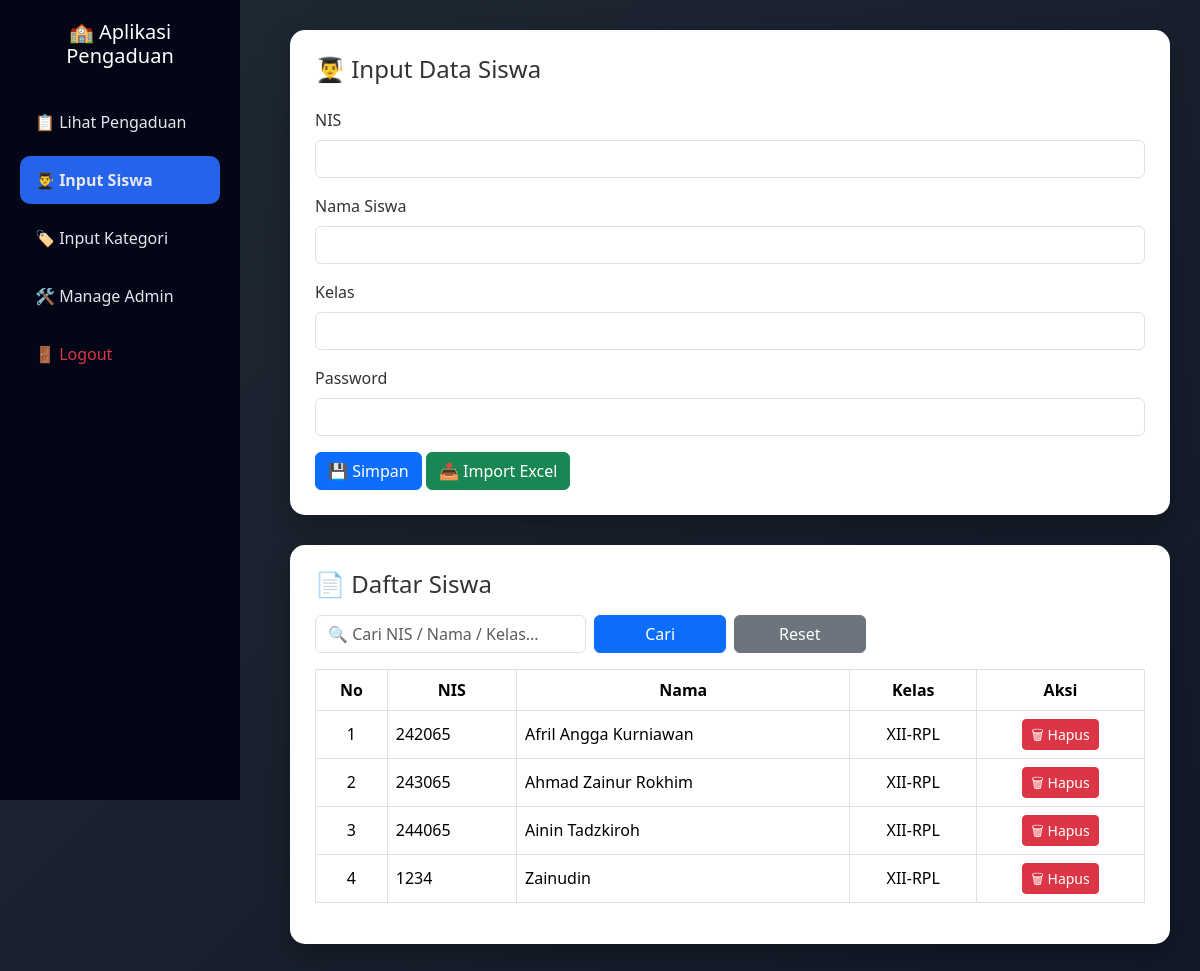
Page /input_siswa.php on the earlier database version.
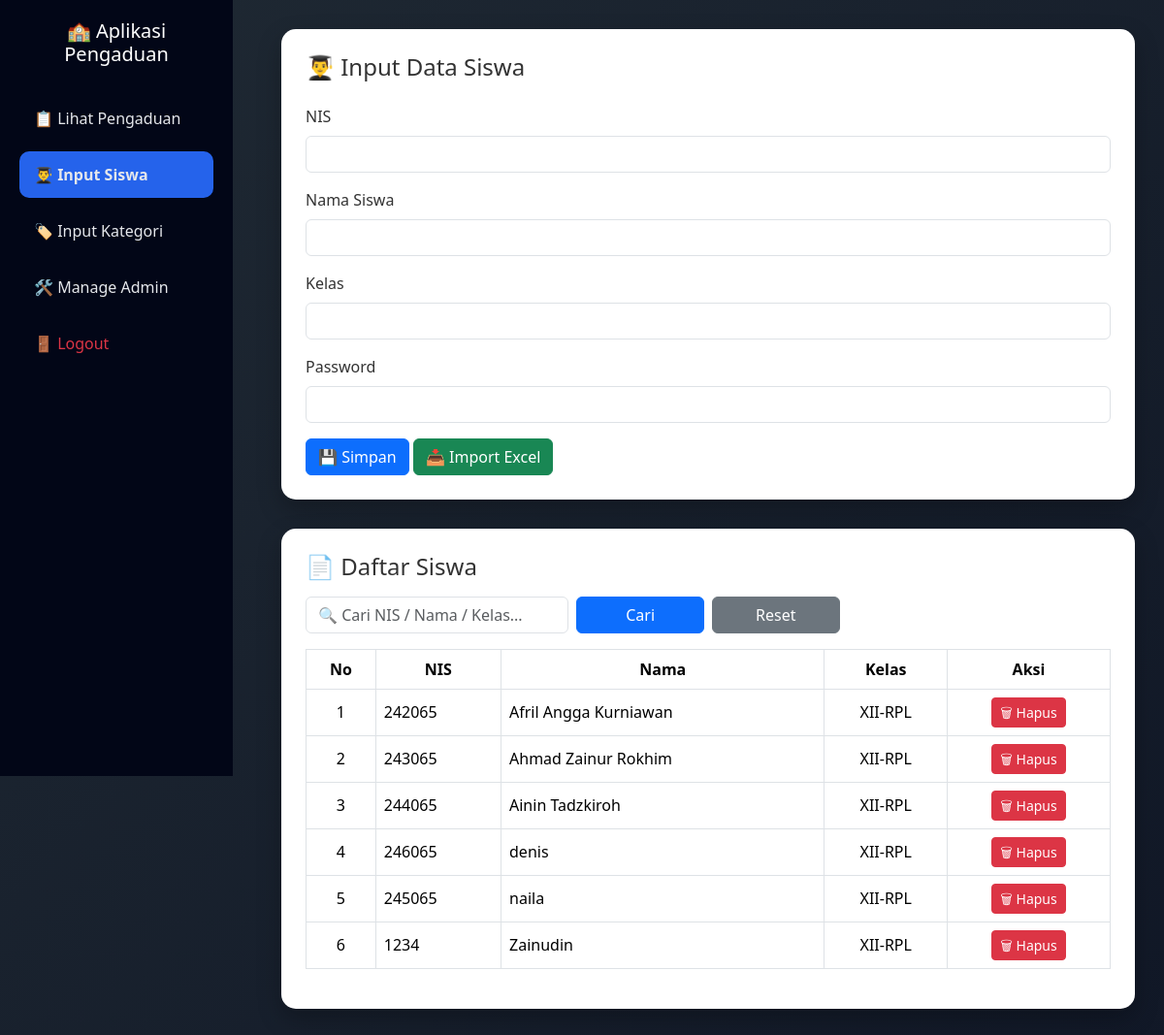
Same page on the later database version.
### tables this page shows
CREATE TABLE `siswa` (
  `nis` int NOT NULL,
  `password` varchar(255) NOT NULL,
  `nama` varchar(100) NOT NULL,
  `kelas` varchar(10) DEFAULT NULL
);

### input_siswa.php (the view, shortened to what this page needs)
<?php
include 'config/koneksi.php';
$search = isset($_GET['search']) ? mysqli_real_escape_string($conn, $_GET['search']) : "";
$limit = 10;
$page  = isset($_GET['page']) ? (int)$_GET['page'] : 1;
$page  = ($page < 1) ? 1 : $page;
$offset = ($page - 1) * $limit;
$where = "";
$q = mysqli_query(
    $conn,
    "SELECT * FROM siswa $where ORDER BY nama ASC LIMIT $limit OFFSET $offset"
);
?>
<!doctype html>
<html lang="id">
<head>
<link href="https://cdn.jsdelivr.net/npm/bootstrap@5.3.2/dist/css/bootstrap.min.css" rel="stylesheet">
</head>
<body>
<div class="sidebar">
    <h5>🏫 Aplikasi Pengaduan</h5>
    <a href="dashboard_admin.php">📋 Lihat Pengaduan</a>
    <a href="input_siswa.php" class="active">👨‍🎓 Input Siswa</a>
    <a href="input_kategori.php">🏷️ Input Kategori</a>
    <a href="manage_admin.php">🛠️ Manage Admin</a>
    <a href="logout.php" class="text-danger">🚪 Logout</a>
</div>
<div class="content">
    <div class="card-custom">
        <h4 class="mb-4">👨‍🎓 Input Data Siswa</h4>
        <form action="admin_input_siswa.php" method="POST">
            <div class="mb-3">
                <label class="form-label">NIS</label>
                <input type="text" name="nis" class="form-control" required>
            </div>
            <div class="mb-3">
                <label class="form-label">Nama Siswa</label>
                <input type="text" name="nama" class="form-control" required>
            </div>
            <div class="mb-3">
                <label class="form-label">Kelas</label>
                <input type="text" name="kelas" class="form-control" required>
            </div>
            <div class="mb-3">
                <label class="form-label">Password</label>
                <input type="password" name="password" class="form-control" required>
            </div>
            <button class="btn btn-primary">💾 Simpan</button>
            <a href="import_siswa_excel.php" class="btn btn-success">📥 Import Excel</a>
        </form>
    </div>
    <div class="card-custom">
        <h4 class="mb-3">📄 Daftar Siswa</h4>
        <form method="GET" class="row g-2 mb-3">
            <div class="col-md-4">
                <input type="text" name="search" class="form-control"
                       placeholder="🔍 Cari NIS / Nama / Kelas..."
                       value="<?= htmlspecialchars($search) ?>">
            </div>
            <div class="col-md-2 d-grid">
                <button class="btn btn-primary w-100">Cari</button>
            </div>
            <div class="col-md-2 d-grid">
                <a href="input_siswa.php" class="btn btn-secondary w-100">Reset</a>
            </div>
        </form>
        <div class="table-responsive">
        <table class="table table-bordered table-hover align-middle">
            <thead class="text-center">
                <tr>
                    <th>No</th>
                    <th>NIS</th>
                    <th>Nama</th>
                    <th>Kelas</th>
                    <th>Aksi</th>
                </tr>
            </thead>
            <tbody>
            <?php
            $no = $offset + 1;
            while($d = mysqli_fetch_assoc($q)){
            ?>
                <tr>
                    <td class="text-center"><?= $no++ ?></td>
                    <td><?= $d['nis'] ?></td>
                    <td><?= $d['nama'] ?></td>
                    <td class="text-center"><?= $d['kelas'] ?></td>
                    <td class="text-center">
                        <a href="hapus_siswa.php?nis=<?= $d['nis'] ?>"
                           class="btn btn-danger btn-sm"
                           onclick="return confirm('Yakin hapus siswa ini?')">
                           🗑 Hapus
                        </a>
                    </td>
                </tr>
            <?php } ?>
            </tbody>
        </table>
        </div>
    </div>
</div>
</body>
</html>

### input_siswa.php (style rules this page uses)
body { background: linear-gradient(135deg, #1f2933, #111827); min-height: 100vh; font-family: 'Segoe UI', sans-serif; color: #fff; }
.sidebar { width: 240px; background: #020617; min-height: 100vh; position: fixed; padding: 20px; }
.sidebar h5 { text-align: center; margin-bottom: 30px; }
.sidebar a { display: block; padding: 12px 15px; color: #e5e7eb; text-decoration: none; border-radius: 10px; margin-bottom: 10px; }
.sidebar a.active { background: #2563eb; font-weight: 600; }
.content { margin-left: 260px; padding: 30px; }
.card-custom { background: #ffffff; color: #333; border-radius: 15px; padding: 25px; box-shadow: 0 10px 25px rgba(0,0,0,.25); margin-bottom: 30px; }
thead { background: #1e40af; color: #fff; }

Differences in the rows shown:
added siswa: nis "246065", nama "denis", kelas "XII-RPL"
added siswa: nis "245065", nama "naila", kelas "XII-RPL"
